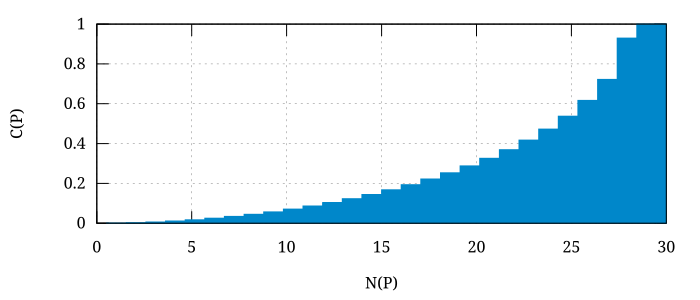

Write gnuplot code to recreate this figure.
#!/usr/bin/gnuplot -p

set terminal svg size 700,300 font "Serif,16"
set output "TreeNodeCountComplexity.svg"

set grid
set xlabel "N(P)"
set ylabel "C(P)"
set xrange [0.0:30.0]

set samples 30
set style line 1 lt 1 lc rgb "blue"
set style fill solid

min(a,b) = (a < b) ? a : b
sqr(a) = a*a

f(x) = 1 - sqrt(1 - sqr(min(x, 28))/sqr(28))


plot f(x) notitle with boxes linestyle 1
